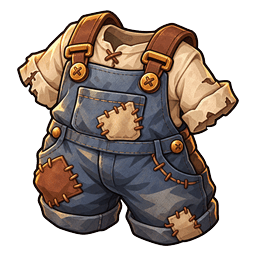
#> input picture assets/relic/relic_armor_1.png, 256 x 256 px, given as the content of the folder ../assets/relic/relic_armor_1.png, which was not available
$ python extract_relics.py ../assets/relic/relic_armor_1.png
#> lines starting #> are read from the running program, lines starting #| are printed output that depends on the picture; after the words box and inside, x2 and y2 are one past the last pixel; in counts of white or black regions, pixels touching at a corner belong together; pictures that were not available may be replaced by others from this repository, and a replacement may not be noted
"""성유물 아이콘 원본 → 256x256 투명 PNG (가운데 정렬).

    python3 tools/extract_relics.py art/source/relic
원본 이름: relic_<slot>_<tier>.png  (slot: weapon, helm, armor, gloves, boots, ring / tier: 1 기본, 2 정예, 3 전설)
"""
import sys, glob, os
import numpy as np
from PIL import Image
from scipy import ndimage
os.makedirs("assets/relic", exist_ok=True)
for f in sorted(glob.glob(os.path.join(sys.argv[1], "relic_*.png"))):
    a = np.array(Image.open(f).convert("RGBA"))
#> a is the input picture: shape (256, 256, 4); mean R, G, B, A 93.4, 99, 75.9, 139.8
    a[..., 3] = np.where(a[..., 3] < 24, 0, a[..., 3])
#> a: shape (256, 256, 4); 0.19% of pixels changed, all inside (x1, y1, x2, y2) = (17, 10, 239, 246)
    lab, n = ndimage.label(ndimage.binary_dilation(a[..., 3] > 24, iterations=2))
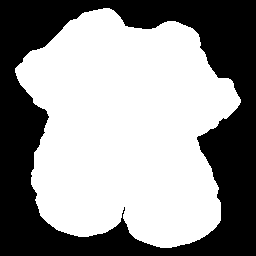
#> lab: shape (256, 256) int32; values 0 (black) and 1 (white), 58.5% white; 1 black region, box (x1, y1, x2, y2) and area: (0, 0, 256, 256) 27184
#> n = 1
    if n > 1:  # 큰 덩어리의 0.5% 미만인 부스러기는 지움
        sz = ndimage.sum(np.ones_like(lab), lab, range(1, n + 1)); keep = np.isin(lab, np.nonzero(sz >= sz.max() * .005)[0] + 1)
        a[..., 3] = np.where(keep, a[..., 3], 0)
    im = Image.fromarray(a); im = im.crop(im.getbbox())
#> after `im = im.crop(im.getbbox())`:
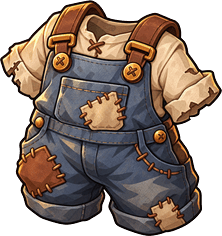
#> im: PIL image 222x236 RGBA; mean R, G, B, A 99, 95.7, 75.8, 174.8; transparent parts drawn white
    s = min(236 / im.width, 236 / im.height)
#> s = 1
    im = im.resize((round(im.width * s), round(im.height * s)), Image.LANCZOS)
    out = Image.new("RGBA", (256, 256), (0, 0, 0, 0)); out.paste(im, ((256 - im.width) // 2, (256 - im.height) // 2), im)
#> after `out = Image.new('RGBA', (256, 256), (0, 0, 0, 0))`: out: PIL image 256x256 RGBA; every value is 0
    out.save("assets/relic/" + os.path.basename(f), optimize=True); print(os.path.basename(f), im.size)
#| relic_armor_1.png (222, 236)

$ run again, on assets/relic/relic_boots_2.png
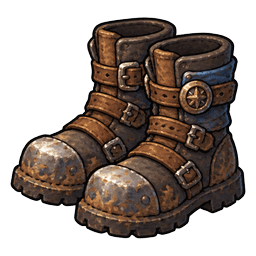
#> input picture assets/relic/relic_boots_2.png, 256 x 256 px, given as the content of the folder ../assets/relic/relic_boots_2.png, which was not available
#> a is the input picture: shape (256, 256, 4); mean R, G, B, A 74.1, 82, 59.1, 133.4
#> a: shape (256, 256, 4); 0.32% of pixels changed, all inside (x1, y1, x2, y2) = (9, 17, 246, 240)
#> `lab, n = ndimage.label(ndimage.binary_dilation(a[..., 3] > 24, iterati..`:
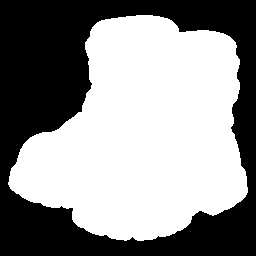
#> lab: shape (256, 256) int32; values 0 (black) and 1 (white), 56.1% white; 1 black region, box (x1, y1, x2, y2) and area: (0, 0, 256, 256) 28768
#> n = 1
#> `im = im.crop(im.getbbox())`:
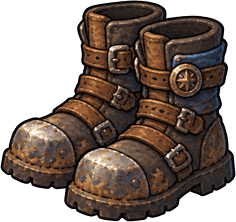
#> im: PIL image 236x222 RGBA; mean R, G, B, A 74.9, 74.5, 54.9, 166.9; transparent parts drawn white
#> out: PIL image 256x256 RGBA; every value is 0
#| relic_boots_2.png (236, 222)
